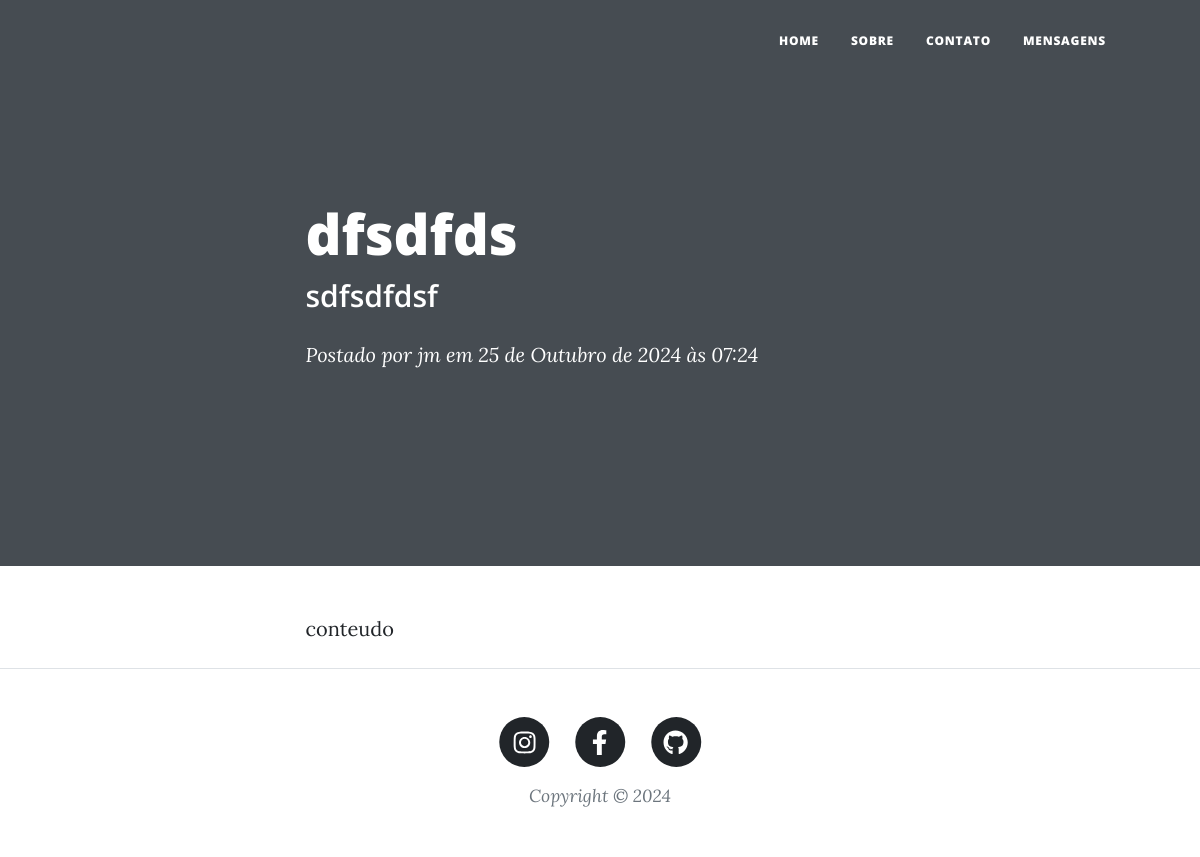
Before: /post/1 with the older database file.
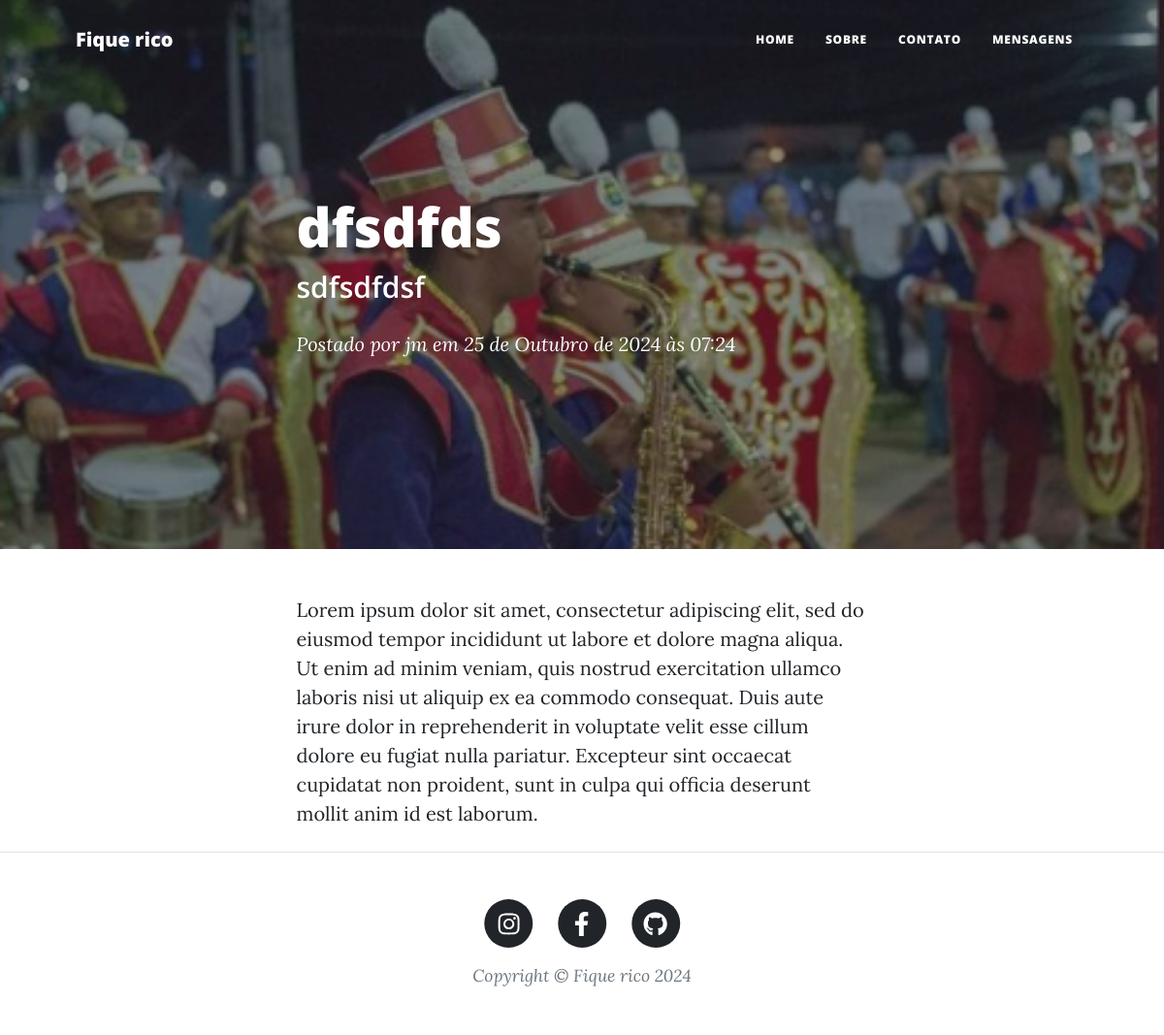
After: the same page with the newer database file.
### blog/models.py (models this page shows, shortened)
class Post(models.Model):
    titulo = models.CharField(max_length=140)
    subtitulo = models.CharField(max_length=140, blank=True)
    data_criacao = models.DateTimeField(auto_now_add=True)
    usuario = models.ForeignKey(User, on_delete=models.CASCADE)
    conteudo = models.TextField(max_length=2000)
    capa = models.ImageField(blank=True)

class Blog(models.Model):
    nome = models.CharField(max_length=100)
    subnome = models.CharField(max_length=100, blank=True)
    descricao = models.TextField(max_length=2000)
    capa = models.ImageField()
    instagram = models.URLField()
    facebook = models.URLField()
    github = models.URLField()
    autores = models.ManyToManyField(User)

### blog/views.py (the view)
# urls.py: path('post/<int:post_id>', views.post, name='post'),
def post(request, post_id):
    context = {
        "post" : Post.objects.get(pk=post_id),
        "blog" : Blog.objects.first(),
    }
    return render(request, "post.html", context)

### blog/templates/post.html
{% extends "base.html" %}
{% load static %}
{% block header %}
{% if post.capa %}
<header class="masthead" style="background-image: url(' {{ post.capa.url }} ')">
{% else %}
<header class="masthead">
{% endif %}
    <div class="container position-relative px-4 px-lg-5">
        <div class="row gx-4 gx-lg-5 justify-content-center">
            <div class="col-md-10 col-lg-8 col-xl-7">
                <div class="post-heading">
                    <h1> {{ post.titulo }} </h1>
                    <h2 class="subheading"> {{ post.subtitulo }} </h2>
                    <span class="meta">
                        Postado por
                        <a href="#!"> {{ post.usuario.username }} </a>
                        em {{ post.data_criacao }}
                    </span>
                </div>
            </div>
        </div>
    </div>
</header>
{% endblock header %}
{% block content %}
<article class="mb-4">
    <div class="container px-4 px-lg-5">
        <div class="row gx-4 gx-lg-5 justify-content-center">
            <div class="col-md-10 col-lg-8 col-xl-7">
                {{ post.conteudo }}
            </div>
        </div>
    </div>
</article>
{% endblock content %}

### blog/templates/base.html (shortened to what this page needs)
{% load static %}
<!DOCTYPE html>
<html lang="pt-br">
    <head>
        <link href="{% static 'css/styles.css' %}" rel="stylesheet" />
    </head>
    <body>
        <nav class="navbar navbar-expand-lg navbar-light" id="mainNav">
            <div class="container px-4 px-lg-5">
                <a class="navbar-brand" href=" {% url 'index' %}">{{ blog.nome }}</a>
                <div class="collapse navbar-collapse" id="navbarResponsive">
                    <ul class="navbar-nav ms-auto py-4 py-lg-0">
                        <li class="nav-item"><a class="nav-link px-lg-3 py-3 py-lg-4" href="{% url 'index' %}">Home</a></li>
                        <li class="nav-item"><a class="nav-link px-lg-3 py-3 py-lg-4" href=" {% url 'sobre' %}">Sobre</a></li>
                        <li class="nav-item"><a class="nav-link px-lg-3 py-3 py-lg-4" href=" {% url 'contato' %}">Contato</a></li>
                        <li class="nav-item"><a class="nav-link px-lg-3 py-3 py-lg-4" href=" {% url 'mensagem' %}">Mensagens</a></li>
                    </ul>
                </div>
            </div>
        </nav>
        {% block header %}{% endblock header %}
        {% block content %}
        {% endblock content %}
        <footer class="border-top">
            <div class="container px-4 px-lg-5">
                <div class="row gx-4 gx-lg-5 justify-content-center">
                    <div class="col-md-10 col-lg-8 col-xl-7">
                        <ul class="list-inline text-center">
                            <li class="list-inline-item">
                                <a href="{{ blog.instagram }}">
                                    <span class="fa-stack fa-lg">
                                        <i class="fas fa-circle fa-stack-2x"></i>
                                        <i class="fab fa-instagram fa-stack-1x fa-inverse"></i>
                                    </span>
                                </a>
                            </li>
                            <li class="list-inline-item">
                                <a href="{{ blog.facebook }}">
                                    <span class="fa-stack fa-lg">
                                        <i class="fas fa-circle fa-stack-2x"></i>
                                        <i class="fab fa-facebook-f fa-stack-1x fa-inverse"></i>
                                    </span>
                                </a>
                            </li>
                            <li class="list-inline-item">
                                <a href="{{ blog.github }}">
                                    <span class="fa-stack fa-lg">
                                        <i class="fas fa-circle fa-stack-2x"></i>
                                        <i class="fab fa-github fa-stack-1x fa-inverse"></i>
                                    </span>
                                </a>
                            </li>
                        </ul>
                        <div class="small text-center text-muted fst-italic">Copyright &copy; {{ blog.nome }} {% now 'Y' %}</div>
                    </div>
                </div>
            </div>
        </footer>
    </body>
</html>

Changed rows visible on the page:
added Blog: nome "Fique rico"
changed Post "dfsdfds": capa: picture added; conteudo "conteudo" → "Lorem ipsum dolor sit amet, consectetur adipiscing elit, sed do eiusmod tempor incididunt ut labore et dolore magna aliqua. Ut enim ad minim veniam, quis nostrud exercitation ullamco laboris nisi ut aliquip ex ea commodo consequat. Duis aute irure dolor in reprehenderit in voluptate velit esse cillum dolore eu fugiat nulla pariatur. Excepteur sint occaecat cupidatat non proident, sunt in culpa qui officia deserunt mollit anim id est laborum."; capa empty → "foto_3_sorpo.png" (drawn)
